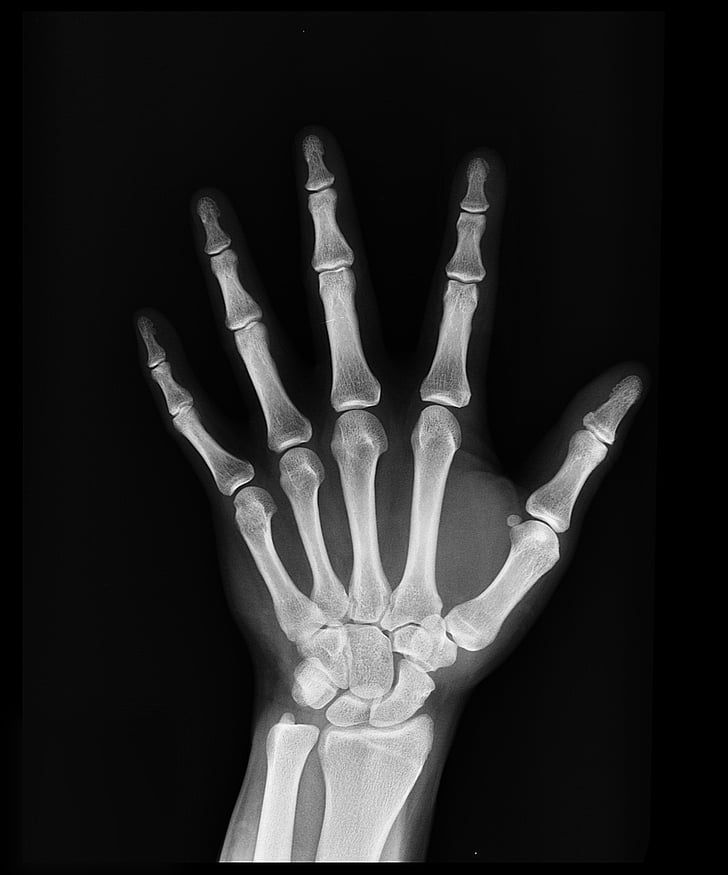
#> input picture BoneScan.jpg, 728 x 875 px
$ python BoneScanImageEnhancement.py
#> lines starting #> are read from the running program, lines starting #| are printed output that depends on the picture
'''
1) Code loads an image, sets the minimum and maximum intensity values for the contrast stretching transformation

2) Creates a lookup table (LUT) to perform the transformation, applies the LUT to the image using the cv2.LUT function,

3) Saves the enhanced image using the cv2.imwrite function.

4) The LUT is an array of 256 elements, one for each possible pixel intensity value,
and it is used to replace the intensity value of each pixel with the corresponding value from the LUT.
'''

'''
Image Processing and Data Visualization Winter Sem 2022 2023
Dhananjay Mandalkar
University of Wuppertal
'''

import cv2
import numpy as np

# Load the image

img = cv2.imread('BoneScan.jpg', cv2.IMREAD_GRAYSCALE)
#> img is the input picture: shape (875, 728); min 0, max 255, mean 36.7

# Define the minimum and maximum intensity values

min_val = 30
max_val = 150

# A lookup table (LUT) is a simple data structure that can be used to perform
# image processing operations such as contrast stretching.

lut = np.zeros(256, dtype = img.dtype )
#> lut = 256 values from 0 to 0
for i, v in enumerate(lut):
    if i < min_val:
        lut[i] = 0
    elif i > max_val:
        lut[i] = 255
    else:
        lut[i] = (i - min_val) * (255 / (max_val - min_val))
#> after the loop, lut = 256 values from 0 to 255

# Apply the lookup table to the image
img = cv2.LUT(img, lut)
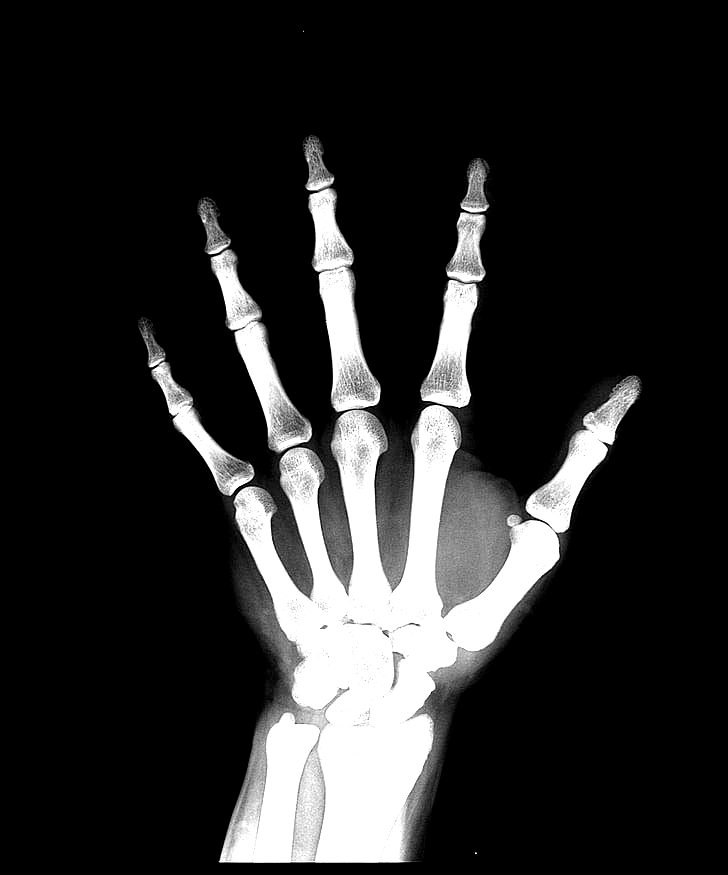
#> img: shape (875, 728); min 0, max 255, mean 42

# Save the enhanced image in the same folder
cv2.imwrite('Enhanced_BoneScan_Image.jpeg', img)

$ run again, with BrainNoise.jpeg copied over BoneScan.jpg
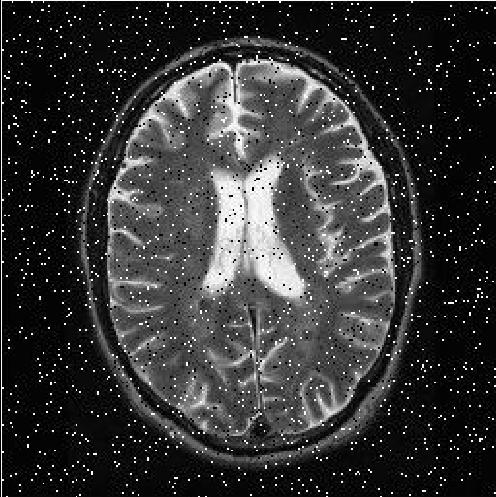
#> input picture BrainNoise.jpeg, 496 x 497 px
#> img is the input picture: shape (497, 496); min 0, max 255, mean 53.8
#> `img = cv2.LUT(img, lut)`:
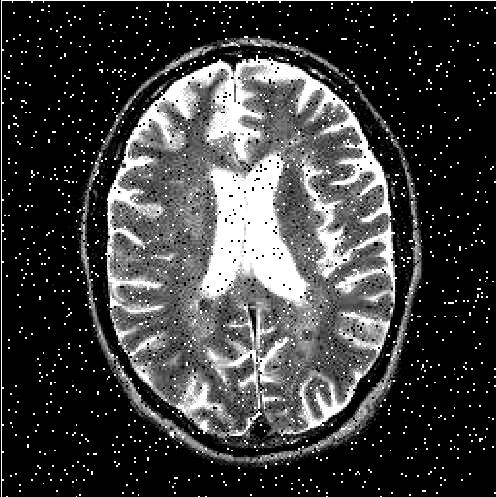
#> img: shape (497, 496); min 0, max 255, mean 62.5

$ run again, with Denoised brain image.png saved as BoneScan.jpg
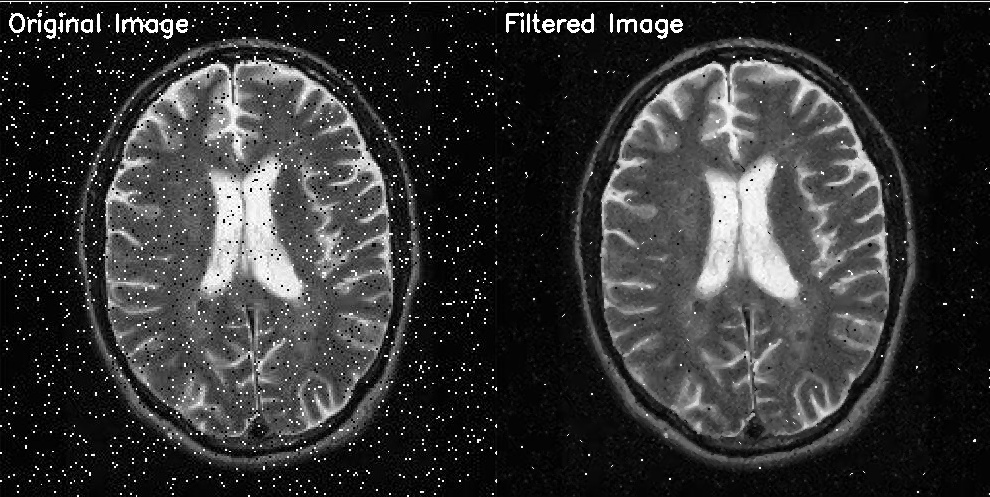
#> input picture Denoised brain image.png, 990 x 497 px
#> img is the input picture: shape (497, 990); min 0, max 255, mean 52.9
#> `img = cv2.LUT(img, lut)`:
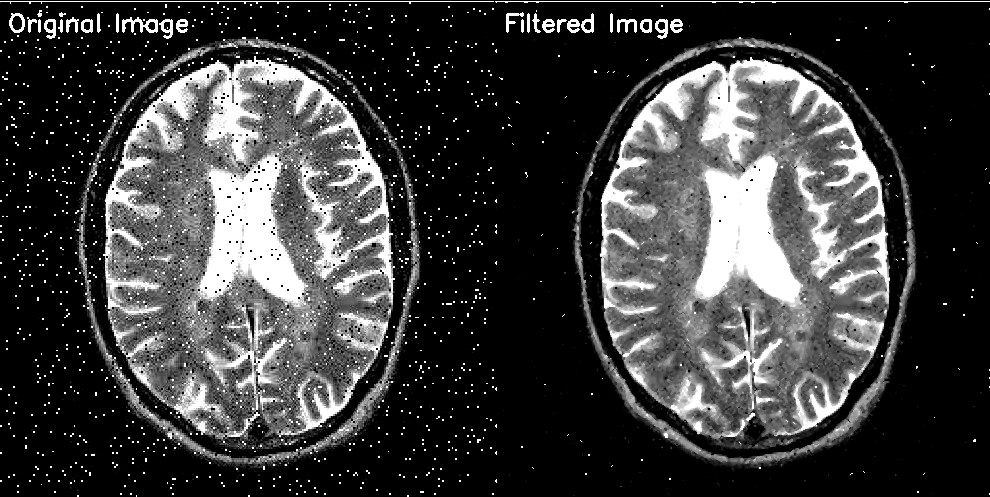
#> img: shape (497, 990); min 0, max 255, mean 61.8
